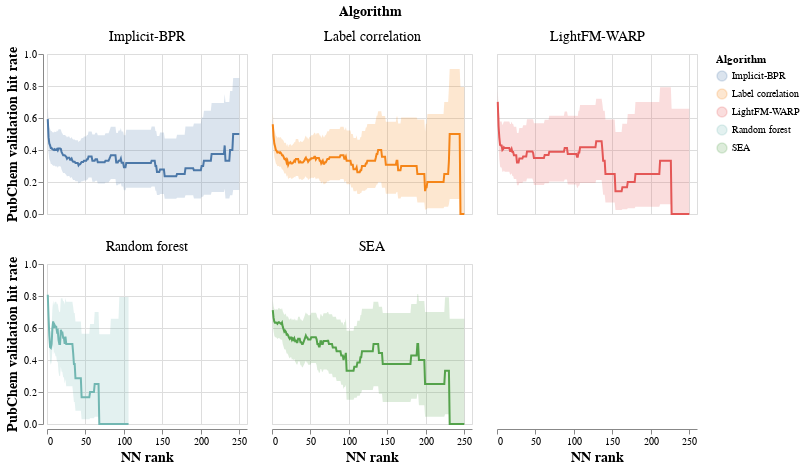

Notebook cell for this chart:
### Code cell
line = alt.Chart(d).mark_line().encode(
    x=alt.X('NN rank'),
    y=alt.Y('Rate', title='PubChem validation hit rate'),
    color=alt.Color('Algorithm')
)

band = line.mark_area(opacity=0.2).encode(
    x='NN rank',
    y=alt.Y('Low'),
    y2='High'
)

(band + line).properties(height=160, width=200).facet('Algorithm',columns=3).configure_axis(
    #labelFontSize=14,
    titleFontSize=14 
).configure_header(
    titleFontSize=14,
    labelFontSize=14
)

### Figure 1 — Vega-Lite specification as saved in the notebook (floating-point values rounded to 4 significant figures; data arrays with more than 128 entries replaced by an {"elided": "..."} marker saying what was removed)
{"config": {"view": {"continuousWidth": 400, "continuousHeight": 300}, "axis": {"titleFontSize": 14}, "header": {"labelFontSize": 14, "titleFontSize": 14}}, "data": {"name": "data-d58cde34f4a2973295faa51ec0f30a21"}, "facet": {"type": "nominal", "field": "Algorithm"}, "spec": {"layer": [{"mark": {"type": "area", "opacity": 0.2}, "encoding": {"color": {"type": "nominal", "field": "Algorithm"}, "x": {"type": "quantitative", "field": "NN rank"}, "y": {"type": "quantitative", "field": "Low"}, "y2": {"field": "High"}}}, {"mark": "line", "encoding": {"color": {"type": "nominal", "field": "Algorithm"}, "x": {"type": "quantitative", "field": "NN rank"}, "y": {"type": "quantitative", "field": "Rate", "title": "PubChem validation hit rate"}}}], "height": 160, "width": 200}, "columns": 3, "$schema": "https://vega.github.io/schema/vega-lite/v4.8.1.json", "datasets": {"data-d58cde34f4a2973295faa51ec0f30a21": {"elided": "1250 records"}}}
